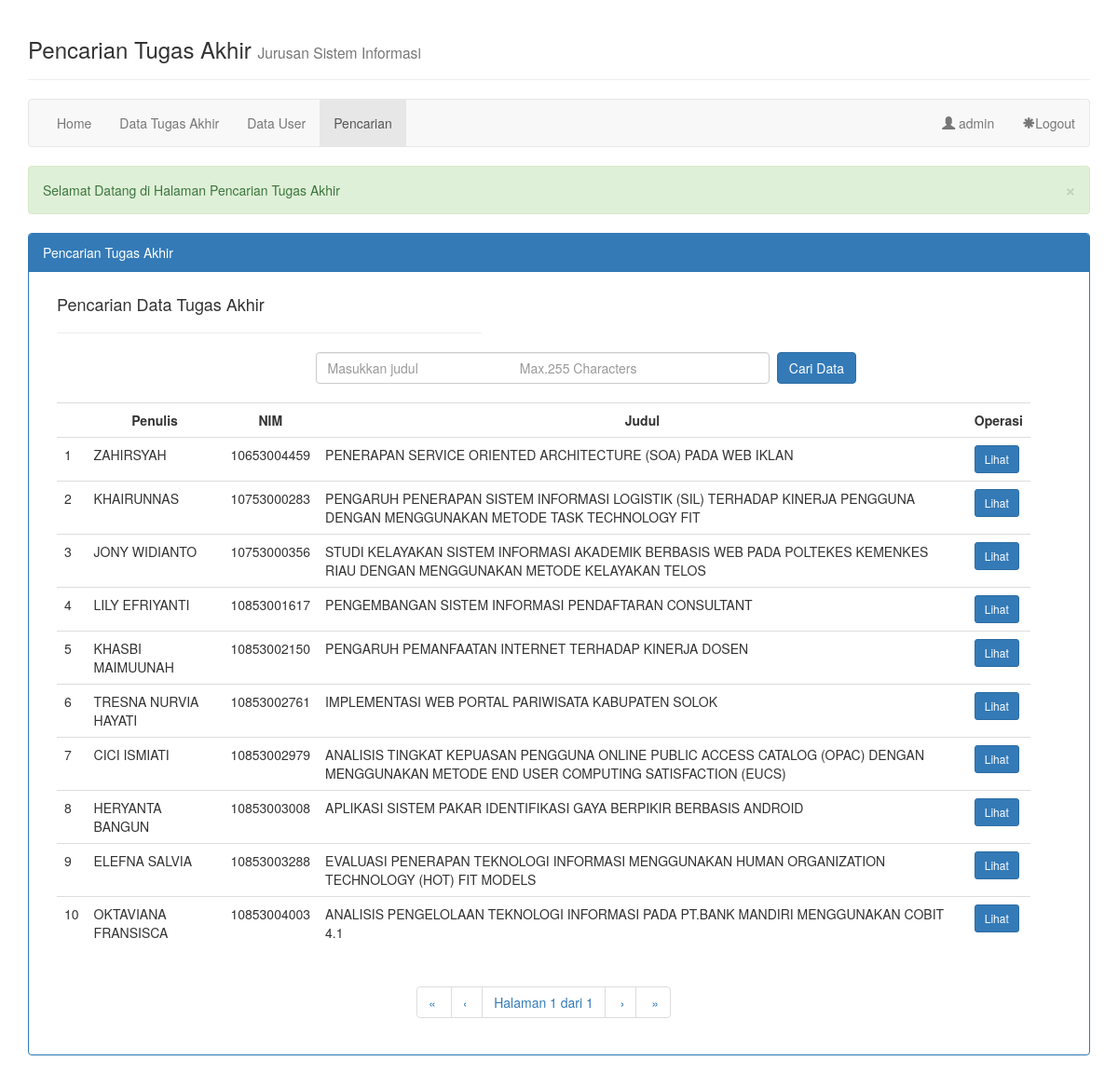
The app's page /tugasakhir/admin/pencarian.php (signed in) with its own data.
### tables this page shows
CREATE TABLE IF NOT EXISTS `data_ta` (
  `nim` bigint(13) NOT NULL,
  `penulis` varchar(50) NOT NULL,
  `judul` varchar(255) NOT NULL,
  `pembimbing_1` varchar(50) NOT NULL,
  `pembimbing_2` varchar(50) DEFAULT NULL,
  `penguji_1` varchar(50) NOT NULL,
  `penguji_2` varchar(50) NOT NULL,
  `sidang` date NOT NULL,
  `wisuda` varchar(20) NOT NULL,
  `file` varchar(100) NOT NULL,
  PRIMARY KEY (`nim`)
);

### tugasakhir/admin/pencarian.php (the view, shortened to what this page needs)
<?php
    if (empty($_SESSION['username']))
    {
      header('location:../index.html');
    }
      else
      {
        include "../pagination1.php";
?>
<!DOCTYPE html>
<html lang="en">
  <head>
    <link href="css/bootstrap.min.css" rel="stylesheet">
  </head>
  <body>
    <div class="container">
    <div class="page-header">
      <h3>Pencarian Tugas Akhir <small>Jurusan Sistem Informasi</small></h3>
    </div>
    <nav class="navbar navbar-default" role="navigation">
    <div class="collapse navbar-collapse" id="bs-example-navbar-collapse-1">
      <ul class="nav navbar-nav">
          <li><a href="../admin/index.php">Home</a></li>
          <li><a href="../admin/data_ta.php">Data Tugas Akhir</a></li>
          <li><a href="../admin/data_user.php">Data User</a></li>
          <li  class="active"><a href="../admin/pencarian.php">Pencarian</a></li>
      </ul>
      <ul class="nav navbar-nav navbar-right">
          <li><a href="../admin/profil.php" class="active"><span class="glyphicon glyphicon-user"></span>
                  <?php echo $_SESSION['nama_lengkap']; ?></a></li>
          <li>
            <a href="../logout.php" class="active" onclick="return confirm('Apakah anda akan keluar?')">
              <span class="glyphicon glyphicon-asterisk"></span>Logout
            </a>
          </li>
      </ul>
    </div>
  </nav>
  <div class="alert alert-success alert-dismissable">
            <button type="button" class="close" data-dismiss="alert" aria-hidden="true">&times;</button>
             Selamat Datang di Halaman Pencarian Tugas Akhir
          </div>
  <div class="panel panel-primary">
    <div class="panel-heading"> Pencarian Tugas Akhir </div>
      <div class="panel-body" >
        <div class="container">
          <h4>Pencarian Data Tugas Akhir</h4><hr width="40%" align="left">
            <form action="pencarian.php" method="post" role="search">
              <div class="row">
                <div class="col-md-5 col-md-offset-3"><input type="text" name="cari" class="form-control" placeholder="Masukkan judul                            Max.255 Characters"></div>&nbsp;
                <span><input type='submit' value='Cari Data' class='btn btn-primary'></span>
              </div>
            </form>
                <?php
                  $query="SELECT * FROM data_ta limit 10";
                      $result=mysql_query($query) or die(mysql_error());
                      $hasil=mysql_num_rows($result);
                      $no=1;
                      $rpp = 10;
                      $reload = "pencarian.php?pagination=true";
                      $page = (isset($_GET['page'])) ? (int)$_GET['page']:1;
                        $tcount = mysql_num_rows($result);
                        $tpages = ($tcount) ? ceil($tcount/$rpp) : 1;
                      if($hasil>0)
                      { ?>
                      <div class="col-md-11">
                        <table class="table table-hover">
                          <th >
                            <td align="center"><b>Penulis</b></td>
                            <td align="center"><b>NIM</b></td>
                            <td align="center"><b>Judul</b></td>
                            <td align="center"><b>Operasi</b></td>
                          </th>
                        <?php
                        while($data=mysql_fetch_object($result))
                        {?>
                          <tr>
                            <td><?php   echo $no?></td>
                            <td><?php   echo $data->penulis ?></td>
                            <td><?php   echo $data->nim ?></td>
                            <td><?php   echo $data->judul ?></td>
                            <td>
                               <a class="btn btn-sm btn-primary" href="lihat_pencarian.php?nim=<?php echo $data->nim?>"><i class="fa fa-wrench"></i> Lihat</a>
                            </td>
                          </tr>
                          <?php $no++;
                        }
                      }
                      else
                        {
                          echo "Maaf judul yang anda cari tidak sesuai. Coba masukkan judul dengan lebih lengkap.";
                        }
                    ?>
              </table>
            <div align="center"><?php echo paginate_one($reload, $page, $tpages); ?></div>
        </div>
      </div>
    </div>
  </div>
</body>
</html>
<?php } ?>

### records on screen
data_ta: penulis "ZAHIRSYAH", nim "10653004459", judul "PENERAPAN SERVICE ORIENTED ARCHITECTURE (SOA) PADA WEB IKLAN"
data_ta: penulis "KHAIRUNNAS", nim "10753000283", judul "PENGARUH PENERAPAN SISTEM INFORMASI LOGISTIK (SIL) TERHADAP KINERJA PENGGUNA DENGAN MENGGUNAKAN METODE TASK TECHNOLOGY FIT"
data_ta: penulis "JONY WIDIANTO", nim "10753000356", judul "STUDI KELAYAKAN SISTEM INFORMASI AKADEMIK BERBASIS WEB PADA POLTEKES KEMENKES RIAU DENGAN MENGGUNAKAN METODE KELAYAKAN TELOS"
data_ta: penulis "LILY EFRIYANTI", nim "10853001617", judul "PENGEMBANGAN SISTEM INFORMASI PENDAFTARAN CONSULTANT"
data_ta: penulis "KHASBI MAIMUUNAH", nim "10853002150", judul "PENGARUH PEMANFAATAN INTERNET TERHADAP KINERJA DOSEN"
data_ta: penulis "TRESNA NURVIA HAYATI", nim "10853002761", judul "IMPLEMENTASI WEB PORTAL PARIWISATA KABUPATEN SOLOK"
data_ta: penulis "CICI ISMIATI", nim "10853002979", judul "ANALISIS TINGKAT KEPUASAN PENGGUNA ONLINE PUBLIC ACCESS CATALOG (OPAC) DENGAN MENGGUNAKAN METODE END USER COMPUTING SATISFACTION (EUCS)"
data_ta: penulis "HERYANTA BANGUN", nim "10853003008", judul "APLIKASI SISTEM PAKAR IDENTIFIKASI GAYA BERPIKIR BERBASIS ANDROID"
data_ta: penulis "ELEFNA SALVIA", nim "10853003288", judul "EVALUASI PENERAPAN TEKNOLOGI INFORMASI MENGGUNAKAN HUMAN ORGANIZATION TECHNOLOGY (HOT) FIT MODELS"
data_ta: penulis "OKTAVIANA FRANSISCA", nim "10853004003", judul "ANALISIS PENGELOLAAN TEKNOLOGI INFORMASI PADA PT.BANK MANDIRI MENGGUNAKAN COBIT 4.1"

### other values on screen
$_SESSION['nama_lengkap'] "admin"
$firstlabel "«"
$prevlabel "‹"
$page "1"
$tpages "1"
$nextlabel "›"
$lastlabel "»"
